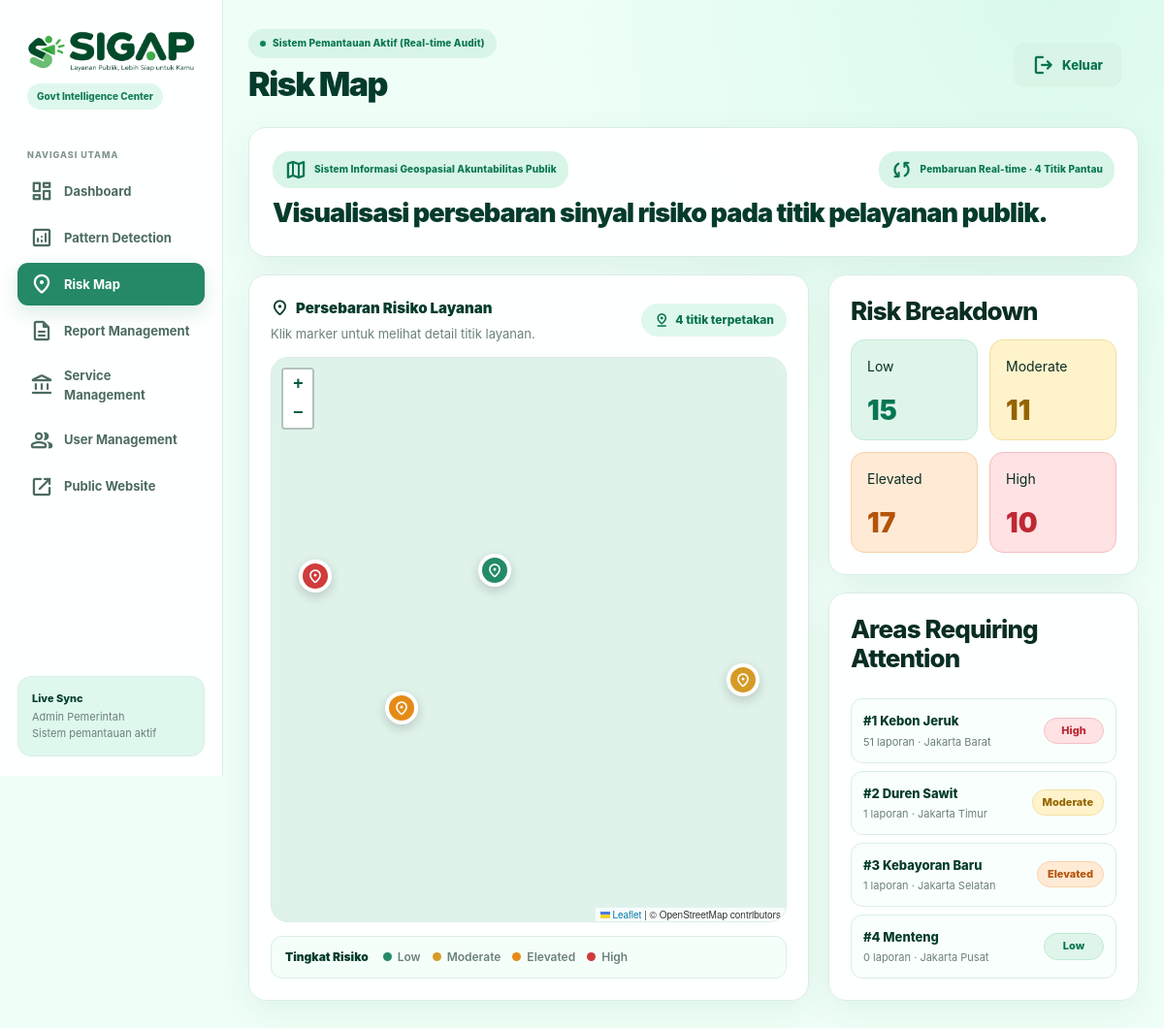
The app's page /admin/risk_map.php (signed in) with its own data.
### tables this page shows
CREATE TABLE locations (
    id INT UNSIGNED AUTO_INCREMENT PRIMARY KEY,
    province VARCHAR(100) NOT NULL,
    city VARCHAR(100) NULL,
    district VARCHAR(100) NULL,
    subdistrict VARCHAR(100) NULL,
    address TEXT NULL,
    latitude DECIMAL(10,7) NULL,
    longitude DECIMAL(10,7) NULL,
    created_at TIMESTAMP DEFAULT CURRENT_TIMESTAMP
);

### public/admin/risk_map.php (the view, shortened to what this page needs)
<?php
require_once __DIR__ . '/../../config/database.php';
require_once __DIR__ . '/../../config/helpers.php';
require_once __DIR__ . '/_layout.php';
$locs = $pdo->query("
    SELECT
        l.id,
        l.province,
        l.city,
        l.district,
        l.subdistrict,
        l.address,
        l.latitude,
        l.longitude,
        COUNT(r.id) AS reports,
        COALESCE(
            SUM(r.risk_level = 'high'),
            0
        ) AS high_risk,
        COALESCE(
            SUM(r.risk_level = 'elevated'),
            0
        ) AS elevated_risk,
        COALESCE(
            SUM(r.risk_level = 'moderate'),
            0
        ) AS moderate_risk,
        COALESCE(
            SUM(r.risk_level = 'low'),
            0
        ) AS low_risk
    FROM locations l
    LEFT JOIN reports r
        ON r.location_id = l.id
    GROUP BY
        l.id,
        l.province,
        l.city,
        l.district,
        l.subdistrict,
        l.address,
        l.latitude,
        l.longitude
    ORDER BY reports DESC
")->fetchAll();
$attentionPerPage = 5;
$attentionTotal = count($locs);
$attentionTotalPages = max(1, (int) ceil($attentionTotal / $attentionPerPage));
$attentionPage = filter_input(INPUT_GET, 'attention_page', FILTER_VALIDATE_INT);
$attentionPage = ($attentionPage === false || $attentionPage === null) ? 1 : $attentionPage;
$attentionPage = min(max(1, $attentionPage), $attentionTotalPages);
$attentionOffset = ($attentionPage - 1) * $attentionPerPage;
$attentionLocations = array_slice($locs, $attentionOffset, $attentionPerPage);
$sum = $pdo->query("
    SELECT
        risk_level,
        COUNT(*) AS total
    FROM reports
    GROUP BY risk_level
")->fetchAll();
function getRiskLevel(array $location): string
{
    if ((int) $location['high_risk'] > 0) {
        return 'high';
    }
    if ((int) $location['elevated_risk'] > 0) {
        return 'elevated';
    }
    if ((int) $location['moderate_risk'] > 0) {
        return 'moderate';
    }
    return 'low';
}
function getRiskLabel(string $risk): string
{
    return match ($risk) {
        'high' => 'High Risk',
        'elevated' => 'Elevated Risk',
        'moderate' => 'Moderate Risk',
        default => 'Low Risk',
    };
}
$mapLocations = [];
foreach ($locs as $location) {
    $risk = getRiskLevel($location);
    $mapLocations[] = [
        'id' => (int) $location['id'],
        'name' => trim(
            ($location['district'] ?? '') !== ''
                ? $location['district']
                : 'Titik Layanan Publik'
        ),
        'city' => $location['city'] ?? '',
        'district' => $location['district'] ?? '',
        'subdistrict' => $location['subdistrict'] ?? '',
        'address' => $location['address'] ?? '',
        'latitude' => (float) $location['latitude'],
        'longitude' => (float) $location['longitude'],
        'reports' => (int) $location['reports'],
        'risk' => $risk,
        'riskLabel' => getRiskLabel($risk),
    ];
}
?>
<link
    rel="stylesheet"
    href="https://unpkg.com/leaflet@1.9.4/dist/leaflet.css"
>
<div class="card risk-intro-card">
    <div class="risk-intro-top">
        <span class="eyebrow">
            <span class="material-symbols-rounded">map</span>
            Sistem Informasi Geospasial Akuntabilitas Publik
        </span>
        <span class="eyebrow risk-live-status">
            <span class="material-symbols-rounded">sync</span>
            Pembaruan Real-time ·
            <?= number_format(count($mapLocations)) ?>
            Titik Pantau
        </span>
    </div>
        <div>
            <h2>
                Visualisasi persebaran sinyal risiko pada titik pelayanan publik.
            </h2>
        </div>
</div>
<div
    class="risk-layout"
>
    <div class="card risk-map-panel">
        <div class="risk-map-toolbar">
            <div class="risk-map-toolbar-title">
                <strong>
                    <span class="material-symbols-rounded">
                    </span>
                    Persebaran Risiko Layanan
                </strong>
                <span>
                    Klik marker untuk melihat detail titik layanan.
                </span>
            </div>
            <span class="map-location-count">
                <span class="material-symbols-rounded">
                </span>
                <?= number_format(count($mapLocations)) ?>
                titik terpetakan
            </span>
        </div>
        <div
            id="riskMap"
            class="risk-map-container"
        ></div>
        <div class="risk-map-legend">
            <span class="risk-map-legend-title">
                Tingkat Risiko
            </span>
            <span class="risk-map-legend-item">
                <span class="risk-map-legend-dot low"></span>
                Low
            </span>
            <span class="risk-map-legend-item">
                <span class="risk-map-legend-dot moderate"></span>
                Moderate
            </span>
            <span class="risk-map-legend-item">
                <span class="risk-map-legend-dot elevated"></span>
                Elevated
            </span>
            <span class="risk-map-legend-item">
                <span class="risk-map-legend-dot high"></span>
                High
            </span>
        </div>
    </div>
    <div class="risk-sidebar">
        <div class="card risk-breakdown-card">
            <h2>
                Risk Breakdown
            </h2>
            <div class="risk-breakdown-grid">
                <?php
                $riskTypes = [
                    'low' => 0,
                    'moderate' => 0,
                    'elevated' => 0,
                    'high' => 0,
                ];
                foreach ($sum as $item) {
                    $riskLevel = strtolower(
                        $item['risk_level']
                    );
                    if (
                        array_key_exists(
                            $riskLevel,
                            $riskTypes
                        )
                    ) {
                        $riskTypes[$riskLevel] =
                            (int) $item['total'];
                    }
                }
                ?>
                <?php foreach ($riskTypes as $risk => $total): ?>
                    <div class="risk-breakdown-item risk-<?= e($risk) ?>">
                        <?= risk_badge($risk) ?>
                        <strong>
                            <?= number_format($total) ?>
                        </strong>
                    </div>
                <?php endforeach; ?>
            </div>
        </div>
        <div class="card attention-card">
            <div class="toolbar attention-toolbar">
                <h2>
                    Areas Requiring Attention
                </h2>
            </div>
            <div class="attention-list">
                <?php foreach ($attentionLocations as $index => $location): ?>
                    <?php
                    $risk = getRiskLevel(
                        $location
                    );
                    ?>
                    <div class="attention-item">
                        <div class="attention-main">
                            <strong>
                                #<?= $attentionOffset + $index + 1 ?>
                                <?= e(
                                    $location['district']
                                    ?: 'Titik Layanan'
                                ) ?>
                            </strong>
                            <span>
                                <?= number_format(
                                    (int) $location['reports']
                                ) ?>
                                laporan ·
                                <?= e(
                                    $location['city']
                                ) ?>
                            </span>
                        </div>
                        <div class="attention-right">
                            <span class="attention-risk-badge <?= e($risk) ?>">
                                <?= e(match ($risk) {
                                    'high' => 'High',
                                    'elevated' => 'Elevated',
                                    'moderate' => 'Moderate',
                                    default => 'Low',
                                }) ?>
                            </span>
                        </div>
                    </div>
                <?php endforeach; ?>
            </div>
        </div>
    </div>
</div>

### public/assets/css/style.css (style rules this page uses)
:root { --green-950: #053b2c; --green-900: #075b41; --green-850: #0a6a4b; --green-800: #08734f; --green-700: #147d59; --green-600: #258866; --mint-0: #f5fffa; --mint: #effff7; --mint-2: #dff8ed; --mint-3: #d2f5e4; --mint-4: #c3efdc; --text: #092d23; --muted: #6b817a; --muted-2: #82958f; --white: #fff; --line: #d9eee6; --line-strong: #c7e5d9; --amber: #e4a22e; --red: #cf3c3c; --shadow: 0 10px 34px rgba(16, 80, 58, .07); --shadow-hover: 0 18px 42px rgba(16, 80, 58, .12); --radius-sm: 10px; --radius-md: 14px; --radius-lg: 18px; --radius-xl: 24px; --ease: cubic-bezier(.22, .61, .36, 1); }
* { box-sizing: border-box; }
html { scroll-behavior: smooth; }
body { margin: 0; background: var(--mint); color: var(--text); font-family: Inter, ui-sans-serif, system-ui, -apple-system, "Segoe UI", Roboto, Arial, sans-serif; font-size: 14px; line-height: 1.55; -webkit-font-smoothing: antialiased; }
body::before { content: ""; position: fixed; inset: 0; pointer-events: none; background: radial-gradient(circle at 8% 0%, rgba(190, 244, 220, .28), transparent 28%), radial-gradient(circle at 95% 12%, rgba(205, 247, 228, .20), transparent 25%); z-index: -1; }
h1, h2, h3, h4 { color: var(--text); font-weight: 850; letter-spacing: -.035em; line-height: 1.16; }
h2 { font-size: 26px; margin: 0 0 12px; }
.btn, .card, .notice, .public-nav a, .side-nav a, .input, .select, .searchbar { transition: transform .2s var(--ease), box-shadow .2s var(--ease), border-color .2s var(--ease), background-color .2s var(--ease), color .2s var(--ease); }
.eyebrow { display: inline-flex; align-items: center; gap: 7px; padding: 7px 12px; border-radius: 18px; background: #d8f5e7; color: #0a7653; font-size: 10px; font-weight: 850; letter-spacing: .15px; }
.card { background: rgba(255, 255, 255, .96); border: 1px solid var(--line); border-radius: var(--radius-lg); padding: 22px; box-shadow: var(--shadow); }
.card h2, .card h3 { margin-top: 0; }
.reveal { opacity: 0; transform: translateY(8px); transition: opacity .45s var(--ease), transform .45s var(--ease), box-shadow .2s var(--ease), border-color .2s var(--ease); }
.reveal.is-visible { opacity: 1; transform: none; }
.admin-layout .material-symbols-rounded { font-family: "Material Symbols Rounded"; font-weight: normal; font-style: normal; line-height: 1; letter-spacing: normal; text-transform: none; white-space: nowrap; word-wrap: normal; direction: ltr; -webkit-font-feature-settings: "liga"; -webkit-font-smoothing: antialiased; font-feature-settings: "liga"; font-variation-settings: "FILL" 0, "wght" 500, "GRAD" 0, "opsz" 24; }
.admin-layout .risk-intro-card { padding: 24px; }
.admin-layout .risk-intro-card h2 { margin: 10px 0 5px; color: var(--green-950); font-size: 27px; font-weight: 900; line-height: 1.15; }
.admin-layout .risk-sidebar { display: flex; flex-direction: column; gap: 20px; }
.admin-layout .risk-sidebar > .card { margin: 0; }
#riskMap { width: 100%; height: 100%; }
#riskMap { display: block !important; width: 100% !important; height: 560px !important; min-height: 560px !important; position: relative !important; overflow: hidden !important; box-sizing: border-box !important; border: 1px solid var(--line); border-radius: var(--radius-lg); background: #dff3eb; }
#riskMap.leaflet-container { width: 100% !important; height: 560px !important; min-height: 560px !important; position: relative !important; background: #dff3eb; }

### records on screen
locations: index "1", district "Kebon Jeruk", reports "51", city "Jakarta Barat", risk "High"
locations: index "2", district "Duren Sawit", reports "1", city "Jakarta Timur", risk "Moderate"
locations: index "3", district "Kebayoran Baru", reports "1", city "Jakarta Selatan", risk "Elevated"
locations: index "4", district "Menteng", reports "0", city "Jakarta Pusat"

### other values on screen
$title "Risk Map"
count($mapLocations) "4"
$label "Low"
$total "15"
$label "Moderate"
$total "11"
$label "Elevated"
$total "17"
$label "High"
$total "10"
